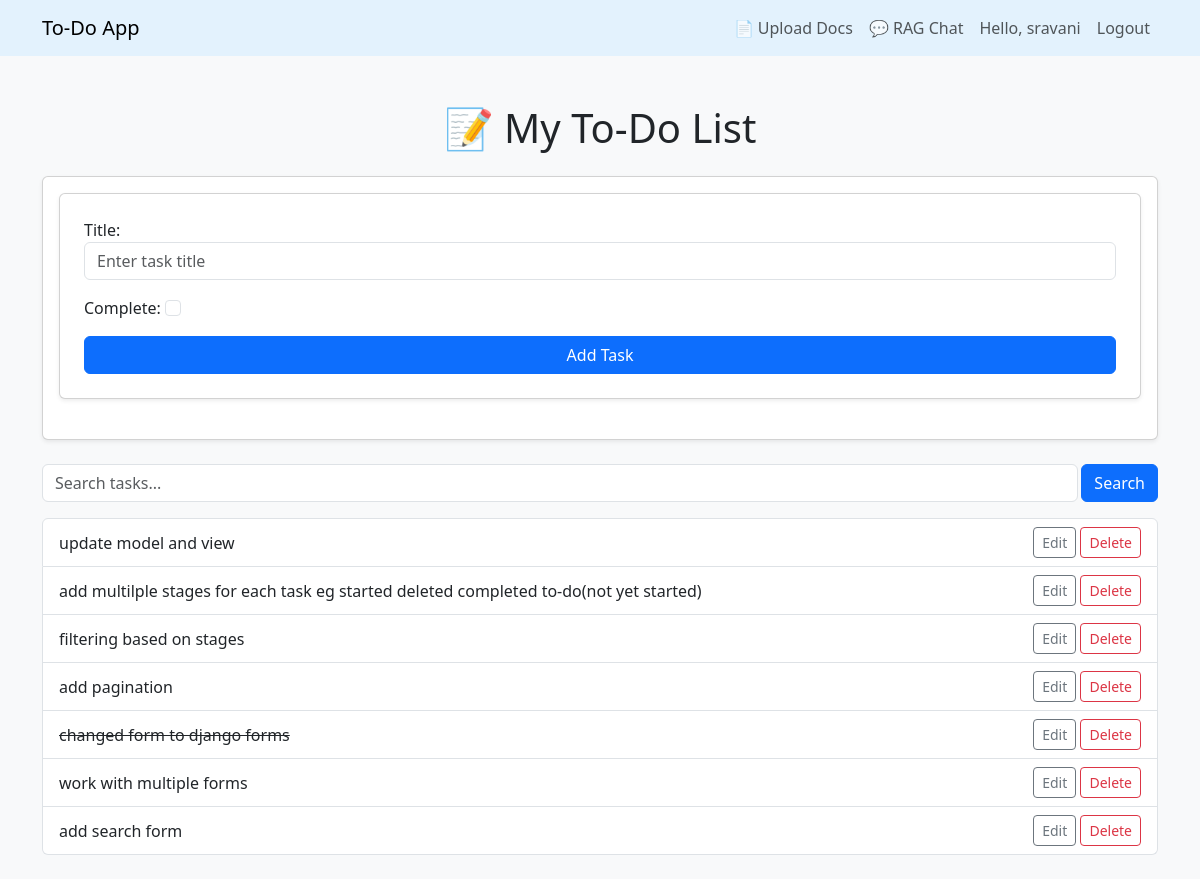
Screenshot of / (signed in) with the database file from the repository.
### tasks/models.py (models this page shows, shortened)
class Task(models.Model):
    user=models.ForeignKey(User, on_delete=models.CASCADE, null=True, blank=True)
    title = models.CharField(max_length=200)
    complete = models.BooleanField(default=False)
    created = models.DateTimeField(auto_now_add=True)

### tasks/views.py (the view, shortened to what this page needs)
# urls.py: path('', views.index, name='index'),
@login_required(login_url='login')
def index(request):
    tasks = Task.objects.filter(user=request.user)  # show only user-specific tasks
    form = TaskForm(user=request.user)
    search_form = SearchForm(request.GET or None)
    if search_form.is_valid() and search_form.cleaned_data['search']:
        search_query = search_form.cleaned_data['search']
        tasks = tasks.filter(title__icontains=search_query)
    search_form=SearchForm()
    context = {'tasks': tasks, 'form': form, 'search_form': search_form}
    return render(request, 'tasks/index.html', context)

### tasks/forms.py (shortened to what this page needs)
class TaskForm(forms.ModelForm):
    class Meta:
        model = Task
        fields = ['title', 'complete']
        widgets = {
            'title': forms.TextInput(attrs={'class': 'form-control', 'placeholder': 'Enter task title'}),
            'complete': forms.CheckboxInput(attrs={'class': 'form-check-input'}),
        }
    def __init__(self, *args, **kwargs):
        self.user = kwargs.pop('user', None)
        super().__init__(*args, **kwargs)

class SearchForm(forms.Form):
    search=forms.CharField(required=False, widget=forms.TextInput(attrs={'class':'form-control', 'placeholder':'Search tasks...'}))

### tasks/templates/tasks/index.html (shortened to what this page needs)
{% extends 'tasks/base.html' %}
{% block content %}
  <h1 class="text-center mb-4">📝 My To-Do List</h1>
  <div class="card mb-4 shadow-sm">
    <div class="card-body">
        <form method="POST" class="card p-4 mb-4 shadow-sm">
            {{form.as_p}}
            <button type="submit" class="btn btn-primary" >Add Task</button>
        </form>
    </div>
  </div>
  <div>
    <form method="GET" action="{% url 'index' %}" class="mb-3" style="display: flex;">
      {{ search_form.search }}
      <button type="submit" class="btn btn-primary" style="margin-left: 0.2rem;">Search</button>
    </form>
  </div>
  <ul class="list-group">
    {% for task in tasks %}
      <li class="list-group-item d-flex justify-content-between align-items-center">
        <div>
          {% if task.complete %}
            <s>{{ task.title }}</s>
          {% else %}
            {{ task.title }}
          {% endif %}
        </div>
        <div>
          <a href="{% url 'update_task' task.id %}" class="btn btn-sm btn-outline-secondary">Edit</a>
          <a href="{% url 'delete_task' task.id %}" class="btn btn-sm btn-outline-danger">Delete</a>
        </div>
      </li>
    {% empty %}
      <li class="list-group-item text-center text-muted">No tasks yet</li>
    {% endfor %}
  </ul>
{% endblock %}

### tasks/templates/tasks/base.html (shortened to what this page needs)
<!DOCTYPE html>
<html lang="en">
<head>
  <link href="https://cdn.jsdelivr.net/npm/bootstrap@5.3.3/dist/css/bootstrap.min.css" rel="stylesheet">
</head>
<body class="bg-light">
    <nav class="navbar navbar-expand-lg navbar-light mb-4" style="background-color: #e3f2fd;">
        <div class="container">
            <a class="navbar-brand" href="/">To-Do App</a>
            <div class="collapse navbar-collapse" id="navbarSupportedContent">
                <ul class="navbar-nav ms-auto">
                    {% if user.is_authenticated %}
                    <li class="nav-item">
                        <a class="nav-link" href="{% url 'rag_upload' %}">📄 Upload Docs</a>
                    </li>
                    <li class="nav-item">
                        <a class="nav-link" href="{% url 'rag_chat' %}">💬 RAG Chat</a>
                    </li>
                    <li class="nav-item">
                        <span class="nav-link">Hello, {{ user.username }}</span>
                    </li>
                    <li class="nav-item">
                        <a class="nav-link btn btn-outline-light btn-sm" href="{% url 'logout' %}">Logout</a>
                    </li>
                    {% endif %}
                </ul>
            </div>
        </div>
    </nav>
    <div class="toast-container position-fixed top-0 end-0 p-3" style="z-index: 1055;">
    </div>
    <div class="container py-4">
        {% block content %}{% endblock %}
    </div>
</body>
</html>

### rows the page displays
Task: title "update model and view"
Task: title "add multilple stages for each task eg started deleted completed to-do(not yet started)"
Task: title "filtering based on stages"
Task: title "add pagination"
Task: title "changed form to django forms"
Task: title "work with multiple forms"
Task: title "add search form"

### other values shown
{{ user.username }} "sravani"
